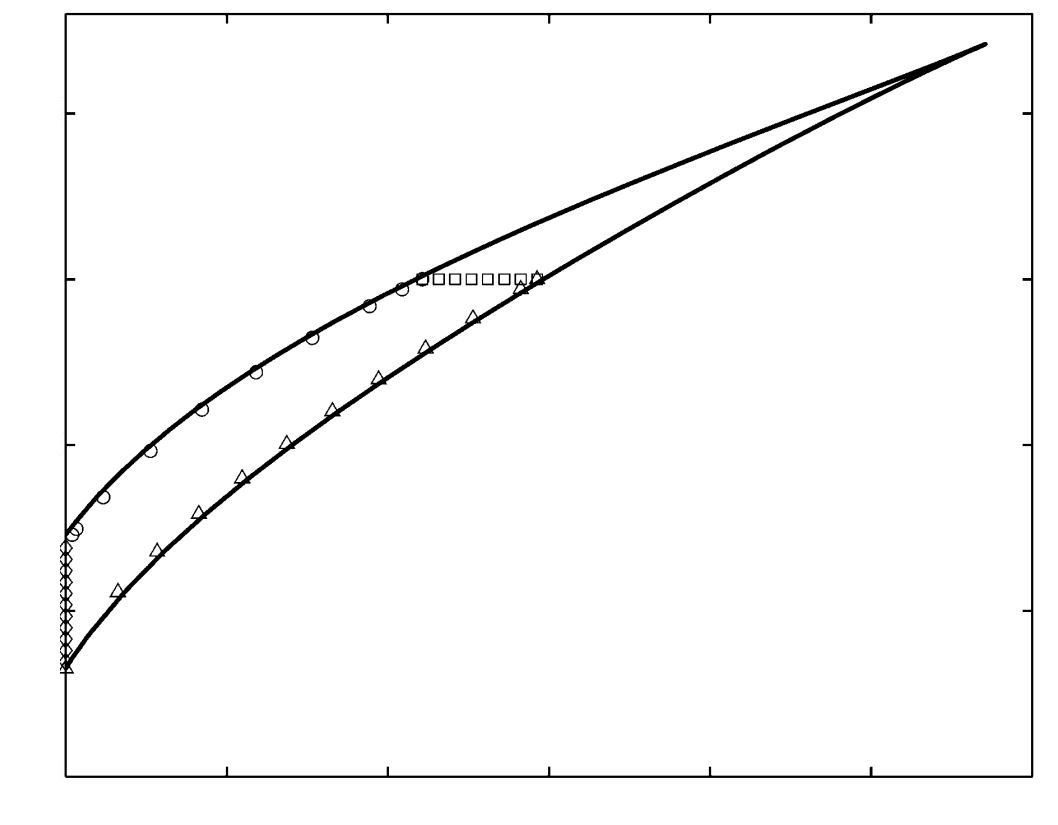
#> input picture tests/multiplicity_regions_ais_cstr2.JPG, 1058 x 825 px
$ python extract_mr_cstr.py
#> lines starting #> are read from the running program, lines starting #| are printed output that depends on the picture; after the words box and inside, x2 and y2 are one past the last pixel; in counts of white or black regions, pixels touching at a corner belong together
import cv2
import numpy as np
import matplotlib.pyplot as plt

# Load the image
img = cv2.imread("multiplicity_regions_ais_cstr2.JPG")
#> img is the input picture: shape (825, 1058, 3); min 0, max 255, mean 249.2

# Convert the image to grayscale
gray_img = cv2.cvtColor(img, cv2.COLOR_BGR2GRAY)

# Apply adaptive thresholding
adaptive_binary = cv2.adaptiveThreshold(gray_img, 255, cv2.ADAPTIVE_THRESH_GAUSSIAN_C,
                                        cv2.THRESH_BINARY_INV, 11, 2)
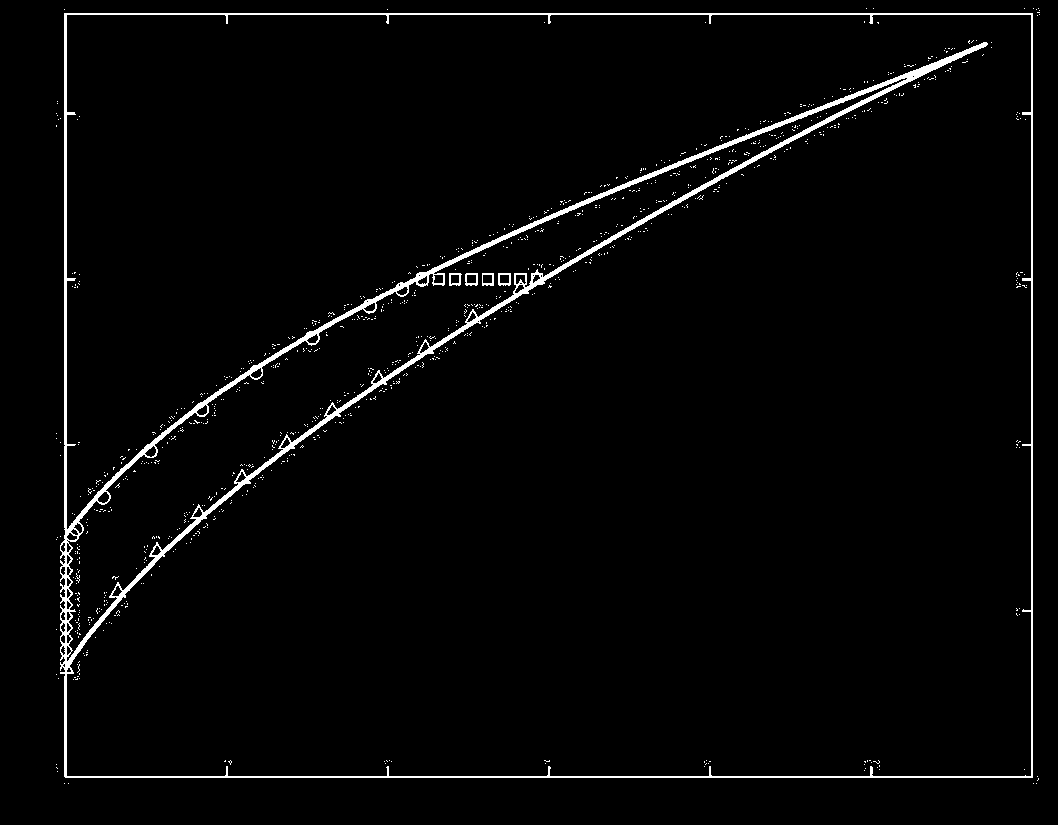
#> adaptive_binary: shape (825, 1058); 2.5% white; 983 white regions (978 under 20 px), largest, box (x1, y1, x2, y2) and area: (60, 13, 1033, 778) 19466, (498, 273, 511, 286) 90, (465, 273, 478, 286) 88, (449, 273, 462, 286) 86, (482, 273, 494, 286) 80

# Apply Otsu's thresholding
_, otsu_binary = cv2.threshold(gray_img, 0, 255, cv2.THRESH_BINARY_INV + cv2.THRESH_OTSU)
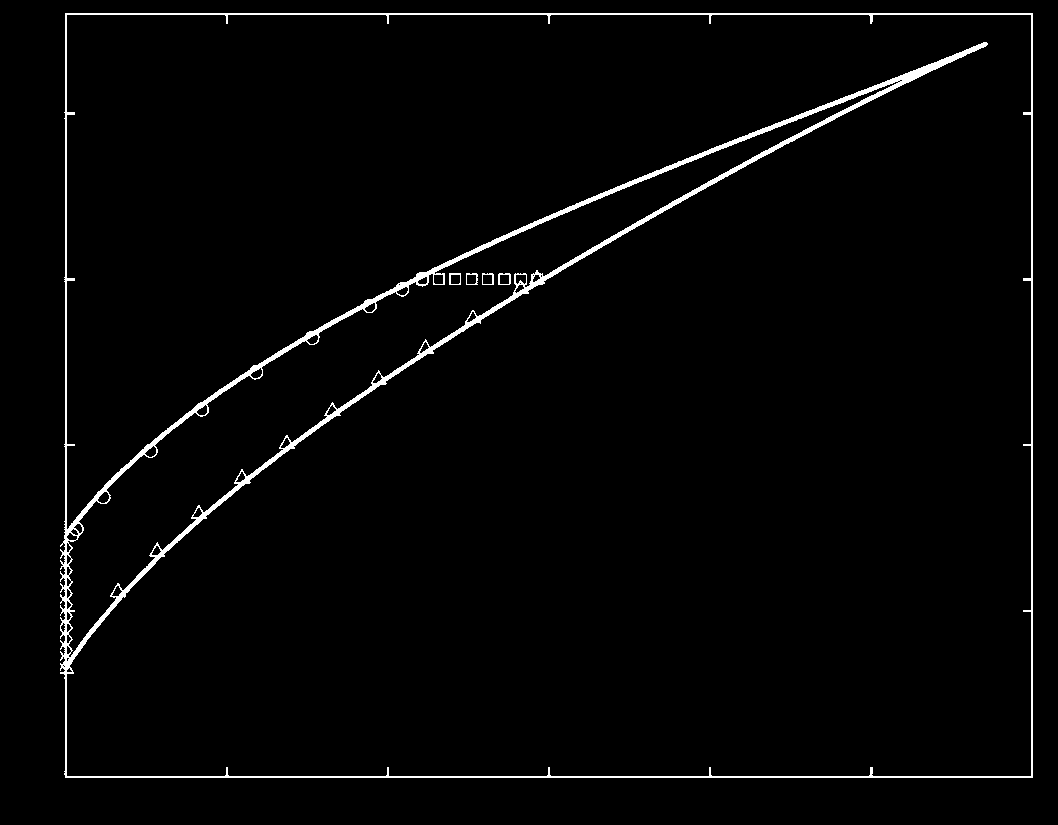
#> otsu_binary: shape (825, 1058); 2.2% white; 5 white regions, box (x1, y1, x2, y2) and area: (60, 13, 1033, 778) 18844, (498, 273, 511, 285) 70, (449, 273, 461, 285) 64, (482, 273, 494, 285) 59, (466, 273, 478, 285) 58

# Combine the two binary images using logical OR
combined_binary = cv2.bitwise_or(adaptive_binary, otsu_binary)

# Use Canny edge detection
edges = cv2.Canny(combined_binary, 50, 150)
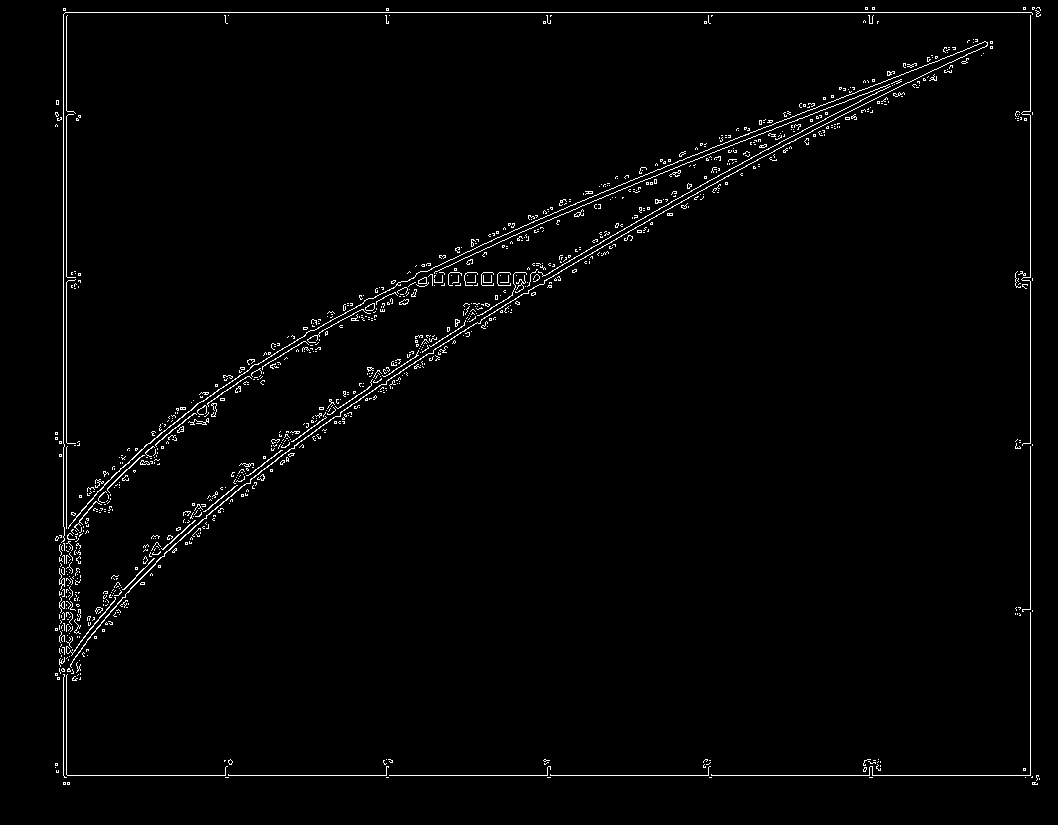
#> edges: shape (825, 1058); 1.7% white in thin lines or dots, all inside (x1, y1, x2, y2) = (55, 7, 1041, 785)

# Find contours
contours, _ = cv2.findContours(edges, cv2.RETR_EXTERNAL, cv2.CHAIN_APPROX_SIMPLE)
#> contours = 1035 contours, 1022 with area under 20; largest, box (x1, y1, x2, y2) and area: (68, 41, 988, 668) 395, (365, 303, 375, 311) 46, (416, 277, 429, 287) 38, (538, 86, 891, 277) 36, (107, 455, 145, 493) 32

# Filter out small contours and the x-axis
filtered_contours = []
for contour in contours:
    if cv2.contourArea(contour) > 100:  # Filtering based on contour area
        x, y, w, h = cv2.boundingRect(contour)
        aspect_ratio = float(w)/h
        if not (aspect_ratio > 5 and y > gray_img.shape[0] - 50):  # Filtering the x-axis
            filtered_contours.append(contour)
#> this loop made 1035 passes
#> (x, y, w, h, aspect_ratio) on pass 1008: (68, 41, 920, 627, 1.47)
#> contour on passes 2 to 7: [[67, 782], [67, 784], [69, 784], [69, 782]], [[63, 782], [63, 784], [65, 784], [65, 782]], [[1039, 778], [1039, 779]], [[1025, 777]], [[869, 777], [872, 777]], [[709, 777], [711, 777]]
#> after the loop, filtered_contours = 1 contour; box (x1, y1, x2, y2) and area: (68, 41, 988, 668) 395

# Convert contours to data coordinates
def pixel_to_data(pixel_coord, axis_limits, img_shape):
    x_data = axis_limits[0][0] + pixel_coord[0] * (axis_limits[0][1] - axis_limits[0][0]) / img_shape[1]
    y_data = axis_limits[1][1] - pixel_coord[1] * (axis_limits[1][1] - axis_limits[1][0]) / img_shape[0]
    return x_data, y_data

axis_limits = [[-0.1, 1.5], [0.22, 1.25]]
data_contours = []
for contour in filtered_contours:
    data_contour = [pixel_to_data(pt[0], axis_limits, gray_img.shape) for pt in contour]
    data_contours.append(data_contour)
#> this loop made 1 pass

# Visualizing the contours on the original image for verification (optional)
for contour in filtered_contours:
    cv2.drawContours(img, [contour], -1, (0, 255, 0), 2)
#> this loop made 1 pass
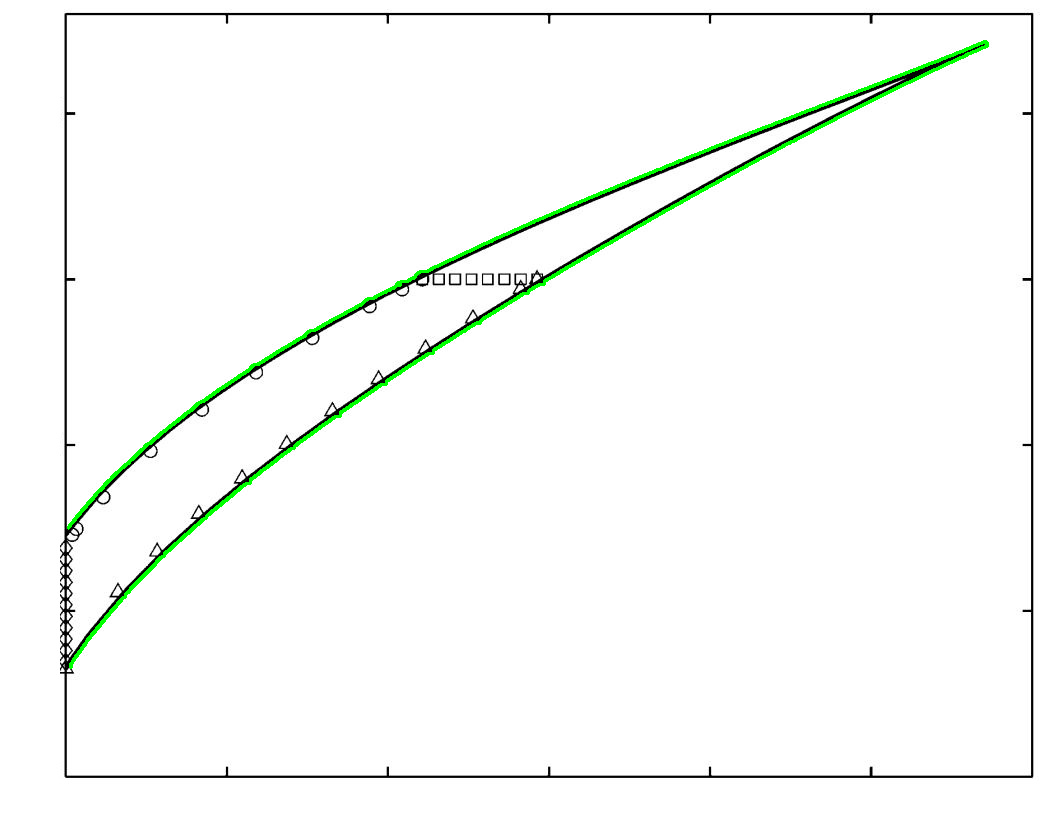
#> img: shape (825, 1058, 3); 0.94% of pixels changed, all inside (x1, y1, x2, y2) = (67, 40, 989, 669)

plt.imshow(cv2.cvtColor(img, cv2.COLOR_BGR2RGB))
plt.show()

u_values = np.array([
    [0, 0.41200145787774667],
    [0, 0.4237849779086895],
    [0, 0.4399837848291458],
    [0, 0.45618556701030943],
    [0, 0.475329882],
    [0, 0.49300441826215036],
    [0, 0.5092032251826066],
    [0, 0.5254050073637704],
    [0, 0.5430780559646541],
    [0, 0.5607496169351841],
    [0, 0.5769499114859941],
    [0, 0.5946229600868776],
    [0.009090909, 0.61525193]])

aux = np.array(data_contour)
final_data =  np.vstack([u_values, aux])
plt.figure()
plt.scatter(final_data[:,0], final_data[:,1])

#> (the run stopped early here; a loop or call above may not have finished)
